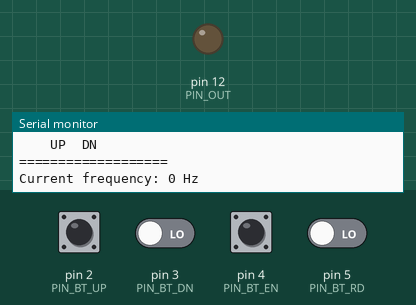
This sketch was run on a simulated Arduino Uno, built with avr-gcc and run on an emulated ATmega328P. On the bench: output pins drawn as LEDs (lit = HIGH), the last lines printed to the serial monitor. The test bench sets the inputs (shaded band); at power-on: pin 2 (PIN_BT_UP), pin 3 (PIN_BT_DN), pin 4 (PIN_BT_EN), pin 5 (PIN_BT_RD) LOW. Random numbers use the default seed unless the sketch sets one.

Above: at 1.4 s.
1.5 s: pin 4 (PIN_BT_EN) driven HIGH
3.5 s: pin 5 (PIN_BT_RD) driven HIGH
5.0 s: pin 2 (PIN_BT_UP) pulled HIGH for 0.15 s
6.6 s: pin 4 (PIN_BT_EN) pulsed LOW 2 times (0.12 s each, 0.3 s apart)
At 8.35 s:
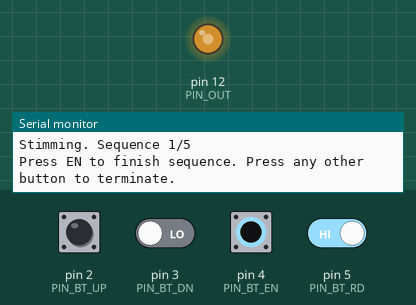
9.6 s: pin 3 (PIN_BT_DN) driven HIGH
11.1 s: pin 4 (PIN_BT_EN) pulsed LOW 5 times (0.12 s each, 0.3 s apart)
At 12.36 s:
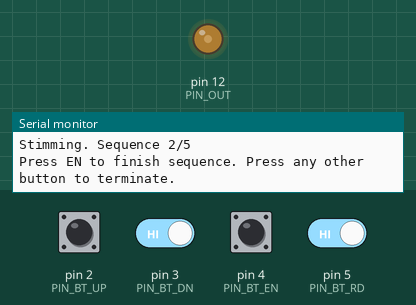
Timing chart, 0 to 14.1 s (numbered marks = the images above; inputs shaded):
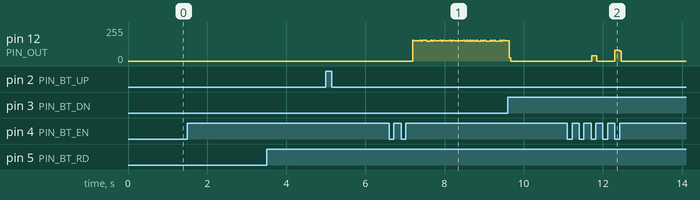

Measured:
- after the input at 11.1 s, pin 12 (PIN_OUT): 0/255 → 39/255 after 0.62 s, → 0/255 0.12 s later, → 79/255 0.46 s later, → 0/255 0.12 s later

The sketch:

sketch_ds8r_ctrl_v3.ino
```cpp
#define FREQ_0 0
#define FREQ_1 10
#define FREQ_2 50
#define FREQ_3 100
#define FREQ_4 200

#define LIST_LEN 5

#define PIN_OUT 12

#define PIN_BT_UP 2
#define PIN_BT_DN 3

#define PIN_BT_EN 4
#define PIN_BT_RD 5


int i;

int prev_en = 0;
int prev_up = 0;
int prev_dn = 0;
int prev_rd = 0;

int stat_en = 0;
int stat_up = 0;
int stat_dn = 0;
int stat_rd = 0;

int up = 0;
int down = 0;
int enable = 0;
int rd = 0;

int is_enabled = 0;
int is_sham = 0;
int is_pressed = 0;
int is_randomized = 0;

int current_freq = 0;


//int list_freq[5] = {FREQ_0, FREQ_1};

int list_freq[LIST_LEN] = {FREQ_0, FREQ_1, FREQ_2, FREQ_3, FREQ_4};
//int list_rd[5];
int list_rd[LIST_LEN];
int rd_temp = 0;
int rd_cnt = 0;
int rd_skip = 0;

unsigned long prevMillis = 0;
unsigned long currentMillis = 0;
int time_stim = 3;
long time_rest = 0;
int is_stimming = 0;
int rd_pause = 0;

void setup() {
  pinMode(PIN_OUT, OUTPUT);

  pinMode(PIN_BT_UP, INPUT);
  pinMode(PIN_BT_DN, INPUT);
  pinMode(PIN_BT_EN, INPUT);
  pinMode(PIN_BT_RD, INPUT);

  digitalWrite(PIN_OUT, LOW);
  delay(1);

  Serial.begin(9600);
  randomSeed(analogRead(0));

  for(i=0; i<100; i++){
    Serial.println("");
  }
  Serial.println("DS8R Controller Initiated");
  Serial.println("===BUTTON CONFIG===");
  Serial.println("    EN     RD");
  Serial.println("    UP  DN");
  Serial.println("===================");
  Serial.print("Current frequency: ");
  Serial.print(list_freq[current_freq]);
  Serial.println(" Hz");
}

void loop() {
  stat_en = digitalRead(PIN_BT_EN);
  stat_rd = digitalRead(PIN_BT_RD);
  stat_up = digitalRead(PIN_BT_UP);
  stat_dn = digitalRead(PIN_BT_DN);

  up = (stat_up == 1) && (prev_up == 0);
  down = (stat_dn == 1) && (prev_dn == 0);
  enable = (stat_en == 1) && (prev_en == 0);
  rd = (stat_rd == 1) && (prev_rd == 0);

  prev_up = stat_up;
  prev_dn = stat_dn;
  prev_en = stat_en;
  prev_rd = stat_rd;

  is_pressed = stat_en + stat_rd + stat_up + stat_dn;

  currentMillis = millis();

  if(is_enabled == 0){ // Control state
    digitalWrite(PIN_OUT, 0);
    prevMillis = 0;
    rd_cnt = 0;
    //UP button cluster =========
    if(up){
      if(current_freq == LIST_LEN-1){
        current_freq = 0;
      }
      else{
        current_freq++;
      }
      Serial.print("Current frequency: ");
      Serial.print(list_freq[current_freq]);
      Serial.println(" Hz");
      if(is_randomized) Serial.println("** Random mode activated **");
    }
    //=============================

    //DOWN button cluster =========
    if(down){
      if(current_freq == 0){
        current_freq = LIST_LEN-1;
      }
      else{
        current_freq--;
      }
      Serial.print("Current frequency: ");
      Serial.print(list_freq[current_freq]);
      Serial.println(" Hz");
      if(is_randomized) Serial.println("** Random mode activated **");
    }
    //=============================

    //RANDOM button cluster =========
    if(rd){
      if(is_randomized == 0){
        is_randomized = 1;
        Serial.println("Random mode activated");
        Serial.println("Current frequency: RANDOM");
      }
      else{
        is_randomized = 0;
        Serial.println("Random mode deactivated");
        Serial.print("Current frequency: ");
        Serial.print(list_freq[current_freq]);
        Serial.println(" Hz");
      }
    }
    //=============================

    //EN button cluster ===========
    if(enable){
      if(is_randomized == 0){
        Serial.println("Starting stim. Press any button to stop.");
        is_enabled = 1;
        is_sham = 0;
        is_stimming = 1;

        if(list_freq[current_freq] == 0){
          is_sham = 1;
          time_rest = 1000;
        }
        else{
          time_rest = (1000 / list_freq[current_freq]) - time_stim;
        }

        delay(500);
      }
      else if(is_randomized){ // Enabled with randomization on, creating random frequency sequence
        is_enabled = 1;
        is_stimming = 0;
        rd_cnt = 0;
        for(i=0; i < LIST_LEN; i++){
          list_rd[i] = -1;
        }
        while(rd_cnt < LIST_LEN){
          rd_temp = list_freq[random(0,LIST_LEN)];
          rd_skip = 0;
          for(i = 0; i < LIST_LEN; i++){
            if(list_rd[i] == rd_temp) rd_skip = 1;
          }
          if(rd_skip == 0){
            list_rd[rd_cnt] = rd_temp;
            rd_cnt++;
          }
        }
        rd_pause = 1;
        rd_cnt = 0;
        Serial.println("Random frequency sequence started.");
        Serial.println("Press EN to start Stim 1/5. Press any other button to exit.");
        delay(100);
      }
    }
    //==============================
  }

  else if(is_enabled && is_randomized == 0){ //Stim phase, random off
    if(is_sham == 0){
      if(is_stimming == 0){
        if(currentMillis >= prevMillis + time_rest){
          digitalWrite(PIN_OUT, 1);
          is_stimming = 1;
          prevMillis = currentMillis;
        };
      }
      else{
        if(currentMillis >= prevMillis + time_stim){
          digitalWrite(PIN_OUT, 0);
          is_stimming = 0;
          prevMillis = currentMillis;
        }
      }
    }
    else digitalWrite(PIN_OUT, 0);

    if(is_pressed){
      Serial.println("Stim stopped.");
      Serial.print("Current frequency: ");
      Serial.print(list_freq[current_freq]);
      Serial.println(" Hz");
      if(is_randomized) Serial.println("** Random mode activated **");
      is_enabled = 0;
    }
  }

  else{ //Stim phase, random on

    if(rd_pause == 1){ //Waiting for user input
      if(enable){
        rd_pause = 0;

        is_sham = 0;

        if(list_rd[rd_cnt] == 0){
          is_sham = 1;
          time_rest = 1000;
        }
        else{
          time_rest = (1000 / list_rd[rd_cnt]) - time_stim;
        }

        Serial.print("Stimming. Sequence ");
        Serial.print(rd_cnt+1);
        Serial.println("/5");
        Serial.println("Press EN to finish sequence. Press any other button to terminate.");
        enable = 0;
        delay(100);
      }
      else if(up + down + rd){
        is_enabled = 0;

        Serial.println("Sequence aborted.");
        Serial.print("Current frequency: ");
        Serial.print(list_freq[current_freq]);
        Serial.println(" Hz");
        if(is_randomized) Serial.println("** Random mode activated **");
        delay(100);
      }
    }

    if(rd_pause == 0){

      if(is_sham == 0){
        if(is_stimming == 1){
          if(currentMillis >= prevMillis + time_stim){
            digitalWrite(PIN_OUT, 0);
            is_stimming = 0;
            prevMillis = currentMillis;
          }
        }
        else{
          if(currentMillis >= prevMillis + time_rest){
            digitalWrite(PIN_OUT, 1);
            is_stimming = 1;
            prevMillis = currentMillis;
          }
        }
      }
      else digitalWrite(PIN_OUT, 0);

      if(enable){
        enable = 0;
        rd_pause = 1;
        Serial.print("Sequence ");
        Serial.print(rd_cnt+1);
        Serial.print("/5 finished. Press EN to continue. ");
        Serial.println("Press any other button to terminate.");
        rd_cnt++;
        delay(10);
        enable = 0;
      }
      else if(up + down + rd){
        is_enabled = 0;
        Serial.println("Aborted");
      }
    }

    if(rd_cnt == LIST_LEN){ //Termination at the end of the sequence
        is_enabled = 0;

        Serial.println("==========");
        Serial.println("Procedure finished.");
        Serial.print("Sequence of frequency: ");
        for(i=0;i<LIST_LEN;i++){
          Serial.print(list_rd[i]);
          Serial.print("Hz ");
        }
        Serial.println("");
        Serial.println("==========");
        Serial.print("Current frequency: ");
        Serial.print(list_freq[current_freq]);
        Serial.println(" Hz");
        if(is_randomized) Serial.println("** Random mode activated **");
    }
  }
}
```
